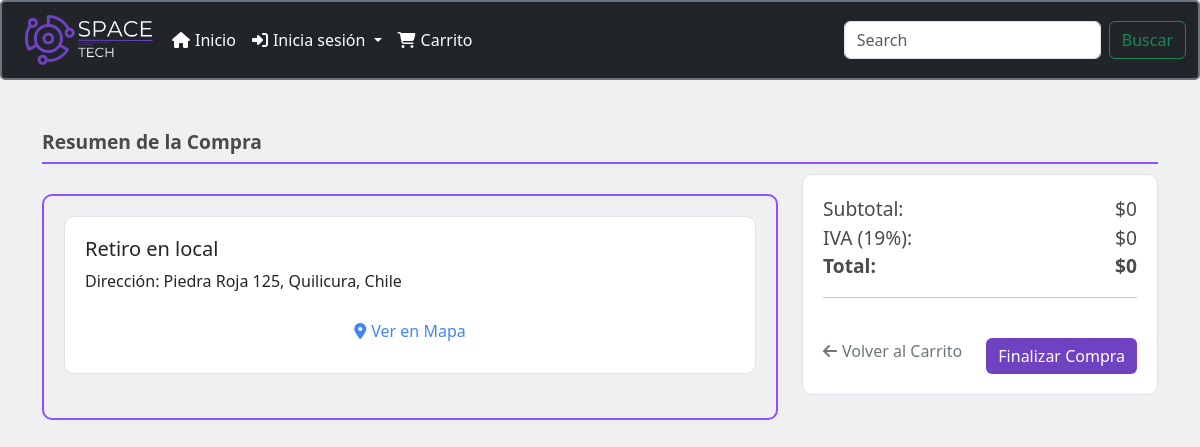
The page /checkout/ (signed in) on the database as committed earlier.
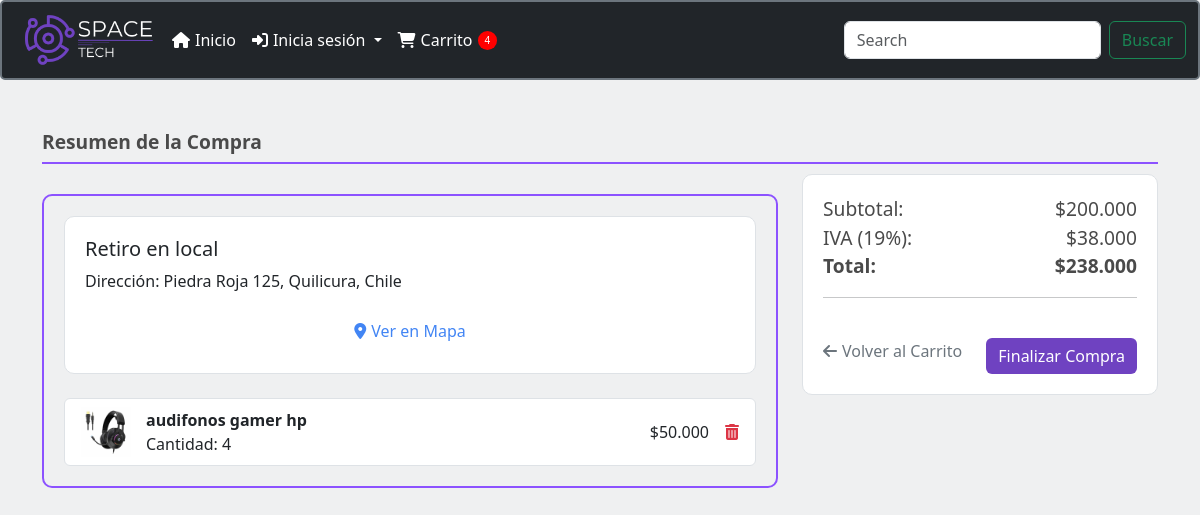
The same page on the database as committed later.
### menu/models.py (models this page shows, shortened)
class CartItem(models.Model):
    cart = models.ForeignKey(Cart, on_delete=models.CASCADE)
    product = models.ForeignKey(Producto, on_delete=models.CASCADE)
    quantity = models.IntegerField(default=1)
    added_at = models.DateTimeField(default=timezone.now)

class Producto(models.Model):
    id_producto = models.AutoField(primary_key=True, editable=False)
    nombre_producto = models.CharField(max_length=100, verbose_name='Nombre del Producto')
    proveedor = models.ForeignKey(Proveedor, on_delete=models.CASCADE, verbose_name='Proveedor')
    stock_actual = models.IntegerField(verbose_name='Stock Actual', null=True, blank=True)
    stock_minimo = models.IntegerField(verbose_name='Stock Mínimo', null=True, blank=True)
    precio_costo = models.IntegerField(verbose_name='Precio de Costo')
    precio_venta = models.IntegerField(verbose_name='Precio de Venta', default=0)
    foto_producto = models.ImageField(upload_to='static/img/', verbose_name='Foto del Producto', null=True, blank=True)
    mostrar_en_home = models.BooleanField(default=False, verbose_name='Mostrar en Home')

### menu/views.py (the view, shortened to what this page needs)
# urls.py: path('checkout/', checkout, name='checkout'),
@login_required
def checkout(request):
    cart, created = Cart.objects.get_or_create(user=request.user)
    items = CartItem.objects.filter(cart=cart)
    subtotal = sum(item.product.precio_venta * item.quantity for item in items)
    iva = subtotal * 0.19  # Calcula el IVA del 19%
    total = subtotal + iva
    stock_error = None
    for item in items:
        if item.quantity > item.product.stock_actual:
            stock_error = f'No hay suficiente stock para {item.product.nombre_producto}. Quedan {item.product.stock_actual} unidades disponibles.'
            break
    return render(request, 'checkout.html', {
        'items': items,
        'subtotal': subtotal,
        'iva': iva,
        'total': total,
        'direccion_local': 'Av. Ejemplo 123, Ciudad, País'
    })

### menu/context_processors.py (called while the page is built)
def carrito_items_count(request):
    if request.user.is_authenticated:
        cart, created = Cart.objects.get_or_create(user=request.user)
        carrito_items_count = CartItem.objects.filter(cart=cart).aggregate(total_quantity=Sum('quantity'))['total_quantity'] or 0
    else:
        carrito_items_count = 0
    return {
        'carrito_items_count': carrito_items_count
    }

### menu/templatetags/custom_filters.py (called while the page is built)
@register.filter(name='format_price')
def format_price(value):
    return f"${value:,.0f}".replace(",", ".")

### menu/templates/checkout.html (shortened to what this page needs)
<!DOCTYPE html>
<html lang="en">
{% load static %}
{% load custom_filters %}
<head>
    <link href="https://cdnjs.cloudflare.com/ajax/libs/font-awesome/6.0.0-beta3/css/all.min.css" rel="stylesheet">
    <link href="https://cdn.jsdelivr.net/npm/bootstrap@5.3.3/dist/css/bootstrap.min.css" rel="stylesheet">
</head>
<body style="background-color: #eff0f1;">
    {% include "plantilla/menu.html" %}
    <div class="container mt-5">
        <div class="title-border">Resumen de la Compra</div>
        <div class="row">
            <div class="col-lg-8">
                <div class="border-purple">
                    <div class="summary-card mb-4">
                        <h5>Retiro en local</h5>
                        <p>Dirección: Piedra Roja 125, Quilicura, Chile</p>
                        <a href="#" id="show-map" class="link-maps">
                            <i class="fas fa-map-marker-alt"></i> Ver en Mapa
                        </a>
                    </div>
                    <ul class="list-group">
                        {% for item in items %}
                        <li class="list-group-item d-flex justify-content-between align-items-center">
                            <img src="{{ item.product.foto_producto.url }}" alt="{{ item.product.nombre_producto }}" class="product-img">
                            <div class="product-details">
                                <div class="product-name">{{ item.product.nombre_producto }}</div>
                                <div>Cantidad: {{ item.quantity }}</div>
                            </div>
                            <div class="d-flex align-items-center">
                                <span class="me-3">{{ item.product.precio_venta|format_price }}</span>
                                <a href="{% url 'remove_from_cart' item.id %}" class="text-danger">
                                    <i class="fas fa-trash-alt"></i>
                                </a>
                            </div>
                        </li>
                        {% endfor %}
                    </ul>
                </div>
            </div>
            <div class="col-lg-4">
                <div class="summary-card">
                    <div class="summary-item">
                        <span>Subtotal:</span>
                        <span>{{ subtotal|format_price }}</span>
                    </div>
                    <div class="summary-item">
                        <span>IVA (19%):</span>
                        <span>{{ iva|format_price }}</span>
                    </div>
                    <div class="total">
                        <span>Total:</span>
                        <span>{{ total|format_price }}</span>
                    </div>
                    <hr>
                    <div class="btn-container">
                        <a href="#" class="back-link" onclick="window.history.back()">
                            <i class="fas fa-arrow-left"></i> Volver al Carrito
                        </a>
                        <form method="post">
                            <button type="submit" class="btn btn-primary btn-comprar">Finalizar Compra</button>
                        </form>
                    </div>
                </div>
            </div>
        </div>
    </div>
</body>
</html>

Rows that differ between the two databases and show on the page:
added CartItem: product.foto_producto (picture), product.nombre_producto "audifonos gamer hp", quantity "4", product.precio_venta "$50.000"
Other text that changed with them:
{{ carrito_items_count }}: (not shown) → "4"
{{ subtotal|format_price }}: "$0" → "$200.000"
{{ iva|format_price }}: "$0" → "$38.000"
{{ total|format_price }}: "$0" → "$238.000"
